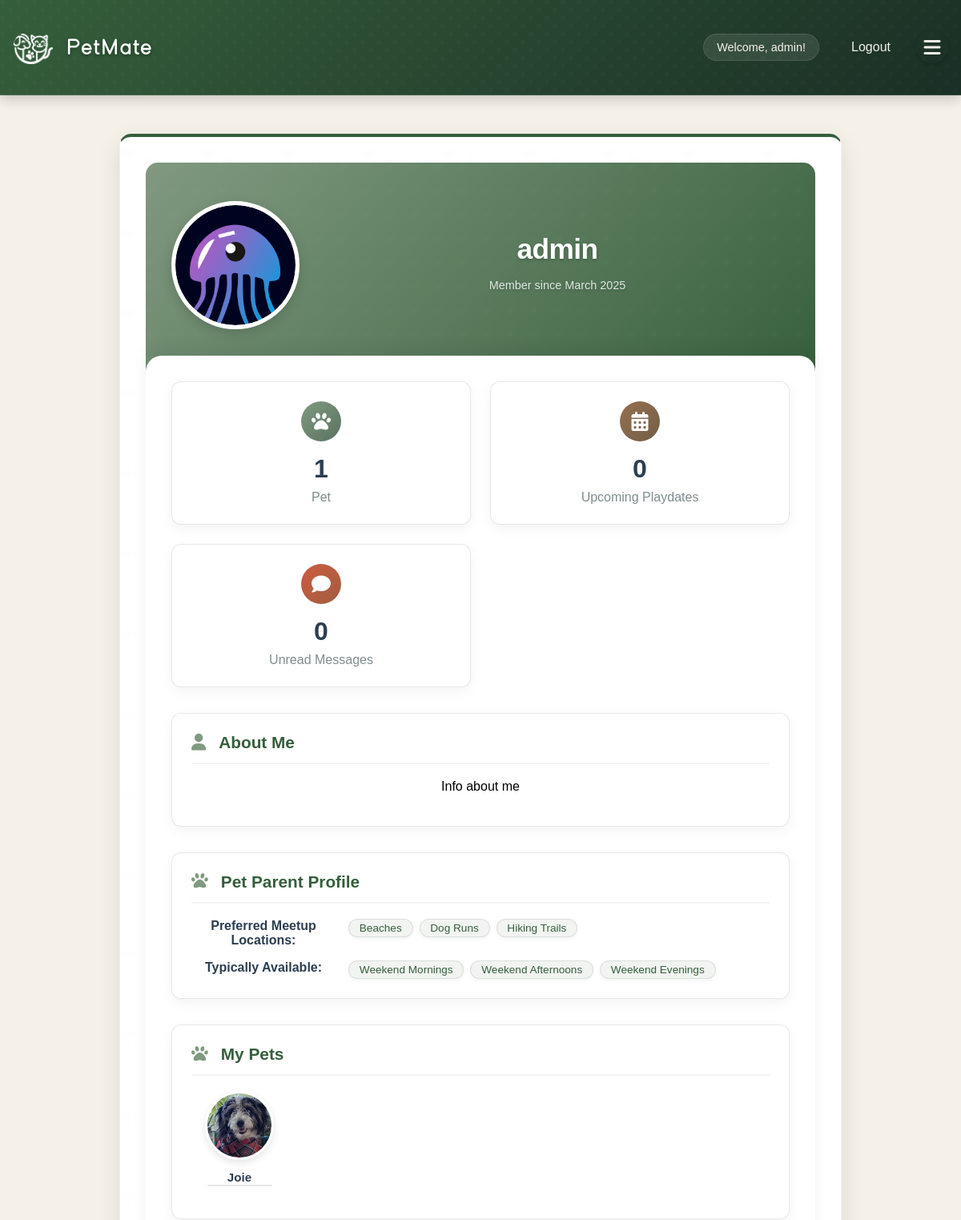
/dashboard (signed in, upper part), run on an earlier commit of the app's database.
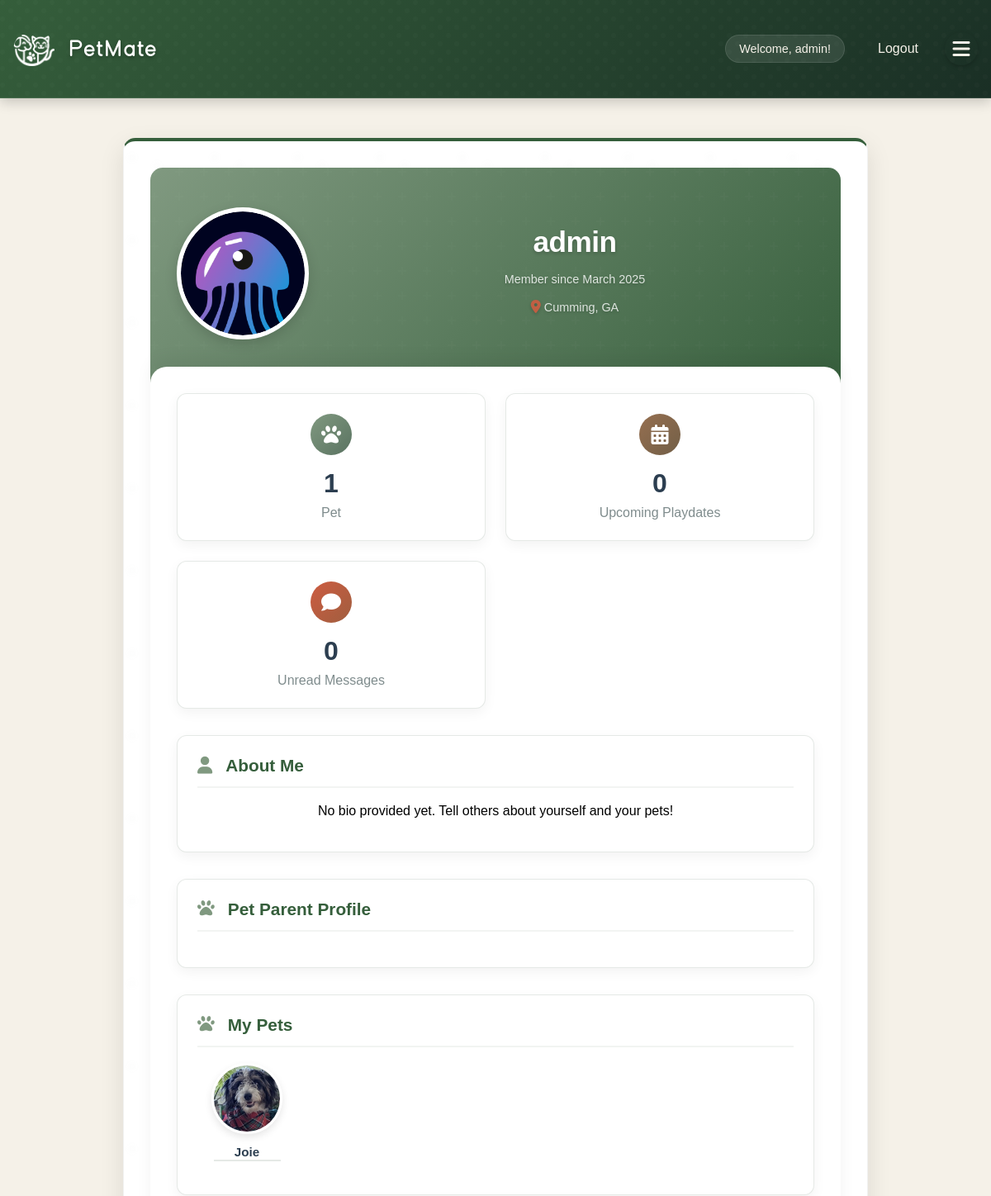
And on a later commit of the database.
### app/models/user.py (models this page shows, shortened)
class User(db.Model, UserMixin):
    __tablename__ = 'users'
    id = db.Column(db.Integer, primary_key=True)
    username = db.Column(db.String(80), unique=True, nullable=False)
    email = db.Column(db.String(120), unique=True, nullable=False)
    password_hash = db.Column(db.String(128))
    name = db.Column(db.String(120))  # User's full name
    created_at = db.Column(db.DateTime, default=datetime.utcnow)
    profile_picture = db.Column(db.String(255))  # Store the filename of uploaded image
    bio = db.Column(db.Text)  # User bio
    location = db.Column(db.String(200))  # User location
    is_admin = db.Column(db.Boolean, default=False)
    account_status = db.Column(db.String(20), default='active')  # active, suspended, banned
    last_login = db.Column(db.DateTime)
    account_notes = db.Column(db.Text)  # Admin notes about the user
    preferred_meetup_types = db.Column(db.String(255))  # e.g., "parks,beaches,dog runs"
    availability = db.Column(db.String(255))  # e.g., "weekends,evenings"
    pet_owner_since = db.Column(db.Integer)  # Year they became a pet owner
    pet_experience_level = db.Column(db.String(50))  # e.g., "beginner", "intermediate", "expert"
    pets = db.relationship('Pet', backref='owner', lazy=True)
    hosted_playdates = db.relationship('Playdate', foreign_keys='Playdate.host_id', lazy=True)
    attended_playdates = db.relationship('Playdate', secondary=playdate_attendees, lazy=True)
    reviews_received = db.relationship('Review',
                                     foreign_keys='Review.reviewed_user_id',
                                     back_populates='reviewed_user',
                                     lazy='joined')
    reviews_given = db.relationship('Review',
                                  foreign_keys='Review.reviewer_id',
                                  back_populates='reviewer',
                                  lazy='joined')
    @property
    def is_authenticated(self):
        return True
    def get_unread_message_count(self):
        from app.models.message import Message
        return Message.query.filter_by(recipient_id=self.id, is_read=False).count()

### app/routes/main.py (the view)
@bp.route('/dashboard')
@login_required
def dashboard():
    user_agent = request.headers.get('User-Agent', '')
    mode = request.args.get('mode', '')
    is_mobile = any(device in user_agent.lower() for device in ['iphone', 'android', 'mobile'])
    print(f"User-Agent: {user_agent}")
    print(f"Is Mobile: {is_mobile}")
    print(f"Mode: {mode}")
    if mode == 'desktop':
        template = 'dashboard.html'
    elif mode == 'mobile':
        template = 'mobile_dashboard.html'
    elif mode == 'test':
        template = 'mobile_dashboard_test3.html'
    else:
        template = 'mobile_dashboard.html' if is_mobile else 'dashboard.html'
    print(f"Selected Template: {template}")
    user = current_user
    user_id = user.id
    unread_messages = Message.query.filter_by(recipient_id=user_id, is_read=False).count()
    upcoming_playdates = Playdate.query.filter(
        or_(
            Playdate.host_id == user_id,
            Playdate.attendees.any(id=user_id)
        ),
        Playdate.status == 'accepted',
        Playdate.date >= datetime.now()
    ).order_by(Playdate.date).all()
    pets = Pet.query.filter_by(owner_id=user_id).all()
    now = datetime.now().strftime("%Y-%m-%d %H:%M:%S")
    return render_template(
        template,
        user=user,
        pets=pets,
        unread_messages=unread_messages,
        upcoming_playdates=upcoming_playdates,
        user_agent=user_agent,
        now=now
    )

### app/__init__.py (called while the page is built)
@login_manager.user_loader
def load_user(user_id):
    from app.models.user import User
    return User.query.get(int(user_id))

### app/templates/dashboard.html (shortened to what the changed rows need)
{% extends "base.html" %}
{% block content %}
<div class="container profile-container">
    <div class="profile-card">
        <div class="profile-header">
            <div class="profile-image-container">
                {% if user.profile_picture %}
                    <img src="{{ url_for('static', filename='profile_pictures/' + user.profile_picture) }}" alt="Profile Picture" class="profile-picture">
                {% else %}
                    <img src="{{ url_for('static', filename='profile_pictures/default_user.png') }}" alt="Default Profile Picture" class="profile-picture">
                {% endif %}
            </div>
            <div class="profile-name-info">
                <h3>{{ user.username }}</h3>
                <div class="profile-meta">
                    <p class="profile-joined">Member since {{ user.created_at.strftime('%B %Y') }}</p>
                    {% if user.city and user.state %}
                        <p class="profile-location"><i class="fas fa-map-marker-alt"></i> {{ user.city }}, {{ user.state }}</p>
                    {% elif user.location %}
                        <p class="profile-location"><i class="fas fa-map-marker-alt"></i> {{ user.location }}</p>
                    {% endif %}
                </div>
            </div>
        </div>
        <div class="profile-body">
            <div class="profile-section">
                <h4><i class="fas fa-user"></i> About Me</h4>
                <p>{{ user.bio or "No bio provided yet. Tell others about yourself and your pets!" }}</p>
            </div>
            <div class="profile-section">
                <div class="profile-details">
                    {% if user.preferred_meetup_types is defined and user.preferred_meetup_types %}
                        <div class="profile-detail-item">
                            <span class="detail-label">Preferred Meetup Locations:</span>
                            <span class="detail-value">
                                {% for type in user.preferred_meetup_types.split(',') %}
                                    <span class="tag">{{ type }}</span>
                                {% endfor %}
                            </span>
                        </div>
                    {% endif %}
                    {% if user.availability is defined and user.availability %}
                        <div class="profile-detail-item">
                            <span class="detail-label">Typically Available:</span>
                            <span class="detail-value">
                                {% for time in user.availability.split(',') %}
                                    <span class="tag">{{ time }}</span>
                                {% endfor %}
                            </span>
                        </div>
                    {% endif %}
                </div>
            </div>
        </div>
    </div>
</div>
{% endblock %}

### app/templates/base.html (shortened to what this page needs)
<!DOCTYPE html>
<html>
<head>
    <link rel="stylesheet" href="{{ url_for('static', filename='style.css') }}">
    <link rel="stylesheet" href="{{ url_for('static', filename='how-it-works.css') }}">
    <link rel="stylesheet" href="{{ url_for('static', filename='feature-cards.css') }}">
    <link rel="stylesheet" href="{{ url_for('static', filename='custom-font.css') }}">
    <link rel="stylesheet" href="https://cdnjs.cloudflare.com/ajax/libs/font-awesome/6.0.0/css/all.min.css">
</head>
<body>
    <nav>
        <div class="nav-container">
            <h1>
                <a href="{{ url_for('main.index') }}" class="site-title">
                    <div class="logo">
                        <div class="logo-icon"></div>
                        <div class="logo-text">Pet<span class="highlight">Mate</span></div>
                    </div>
                </a>
            </h1>
            <div class="nav-links">
                {% if 'username' in session %}
                    <div class="user-menu">
                        <span>Welcome, {{ session['username'] }}!</span>
                        <a href="{{ url_for('auth.logout') }}">Logout</a>
                    </div>
                    <button class="menu-toggle">
                        <i class="fas fa-bars"></i>
                    </button>
                {% else %}
                    <a href="{{ url_for('auth.login') }}">Login</a>
                    <a href="{{ url_for('auth.register') }}">Register</a>
                {% endif %}
            </div>
        </div>
    </nav>
    <main>
        {% block content %}{% endblock %}
    </main>
</body>
</html>

What changed in the data, as far as the page shows it:
changed User "admin": location (not shown) → "Cumming, GA"; bio "Info about me" → "No bio provided yet. Tell others about yourself and your pets!"
Also different on the page:
text no longer shown: "Preferred Meetup Locations: Typically Available:"
list line gone: "Beaches"
list line gone: "Dog Runs"
list line gone: "Hiking Trails"
list line gone: "Weekend Mornings"
list line gone: "Weekend Afternoons"
list line gone: "Weekend Evenings"
